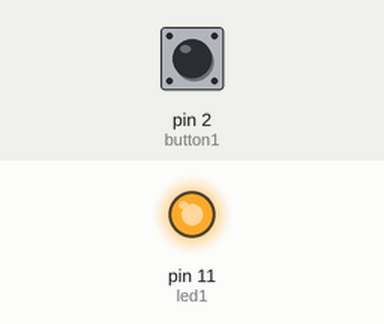
This sketch was run on a simulated Arduino Uno, built with avr-gcc and run on an emulated ATmega328P. On the bench: output pins drawn as LEDs (lit = HIGH). The inputs (shaded band) are chosen by the test bench; at power-on: pin 2 (button1) HIGH. What the sketch prints to the serial monitor is not drawn.

Above: at 1.2 s.
1.3 s: pin 2 (button1) pulled LOW for 0.15 s
At 2.5 s:
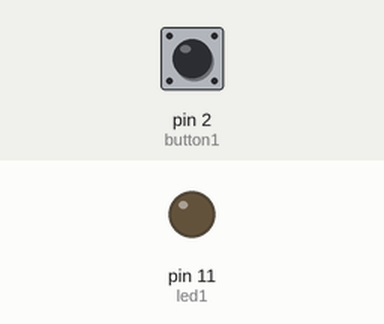
2.9 s: pin 2 (button1) pulled LOW for 1 s
At 3.8 s:
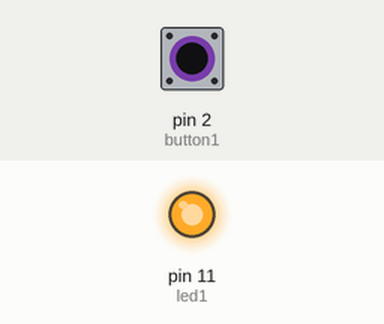
5.4 s: pin 2 (button1) pulled LOW for 3.2 s
At 5.7 s:
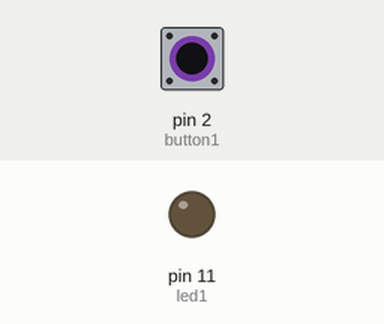
Timing chart, 0 to 8.4 s (numbered marks = the images above; inputs shaded):
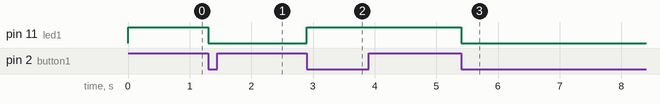

Measured:
- after the input at 1.3 s, pin 11 (led1): HIGH → LOW at once
- after the input at 2.9 s, pin 11 (led1): LOW → HIGH at once
- after the input at 5.4 s, pin 11 (led1): HIGH → LOW at once

The sketch:

manip3.ino
```cpp
#define button1 2
#define led1 11
#define pressed LOW
#define released HIGH
#define ledOn LOW
#define ledOff HIGH

boolean saveButtonState;
boolean buttonState;
boolean ledState;

void setup() {
    pinMode(button1, INPUT_PULLUP);
    pinMode(led1, OUTPUT);
    saveButtonState = released;
    ledState = ledOff;
    digitalWrite(led1, ledOff);
    Serial.begin(9600);
}

void loop() {
    buttonState = digitalRead(button1);
    if (buttonState == pressed && saveButtonState == released) {
        Serial.print("^");
        saveButtonState = pressed;
        digitalWrite(led1, ledOn);
        digitalWrite(led1, ledOff);
        if (ledState == ledOff) {
            digitalWrite(led1, ledOn);
            ledState = ledOn;
        } else if (ledState == ledOn) {
            digitalWrite(led1, ledOff);
            ledState = ledOff;
        }
    } else if (buttonState == released) {
        Serial.print(".");
        saveButtonState = released;
    }
	delay(50);
}
```
